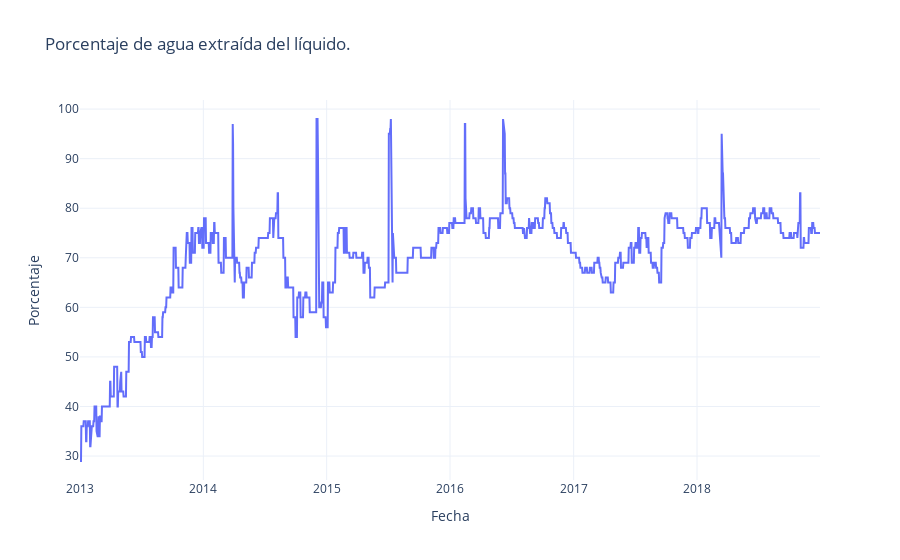

This figure's notebook cell:
### Code cell
rcParams['figure.figsize'] = 15, 10
fig = go.Figure([go.Scatter(x=datos.index, y= WaterCut)])
fig.update_layout(title_text="Porcentaje de agua extraída del líquido.")
fig.update_layout(xaxis_title = 'Fecha', yaxis_title = 'Porcentaje',template = "plotly_white")

### Figure 1 — Plotly figure (JSON) as saved in the notebook; plotly's stock layout.template omitted (floating-point values rounded to 4 significant figures; data arrays with more than 128 entries replaced by an {"elided": "..."} marker saying what was removed)
{"data": [{"type": "scatter", "x": {"elided": "2939 str values"}, "y": {"elided": "2191 int values"}}], "layout": {"autosize": true, "title": {"text": "Porcentaje de agua extraída del líquido."}, "xaxis": {"autorange": true, "range": ["2013-01-01", "2018-12-31"], "title": {"text": "Fecha"}, "type": "date"}, "yaxis": {"autorange": true, "range": [25.17, 101.8], "title": {"text": "Porcentaje"}, "type": "linear"}}}
